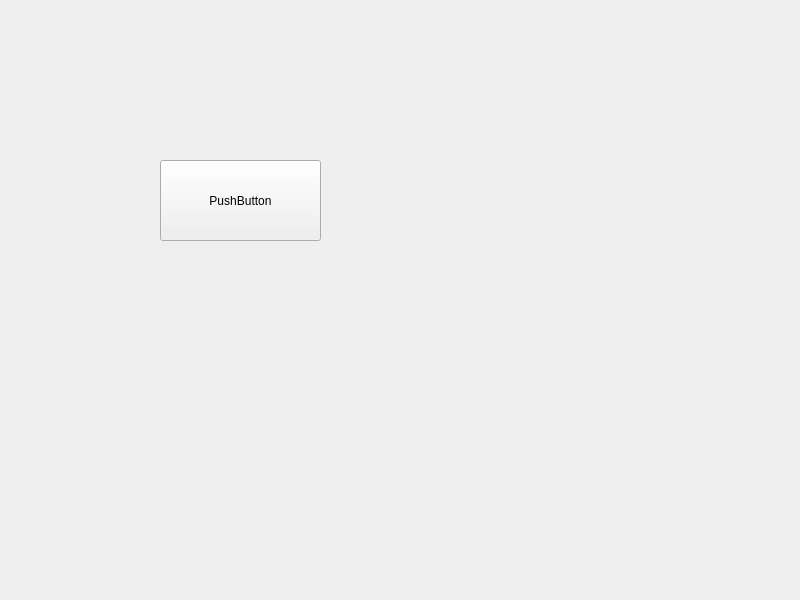
<?xml version="1.0" encoding="UTF-8"?>
<ui version="4.0">
 <class>Widget</class>
 <widget class="QWidget" name="Widget">
  <property name="geometry">
   <rect>
    <x>0</x>
    <y>0</y>
    <width>800</width>
    <height>600</height>
   </rect>
  </property>
  <property name="cursor">
   <cursorShape>ArrowCursor</cursorShape>
  </property>
  <property name="windowTitle">
   <string>Widget</string>
  </property>
  <widget class="QPushButton" name="pushButton">
   <property name="geometry">
    <rect>
     <x>160</x>
     <y>160</y>
     <width>161</width>
     <height>81</height>
    </rect>
   </property>
   <property name="cursor">
    <cursorShape>WaitCursor</cursorShape>
   </property>
   <property name="text">
    <string>PushButton</string>
   </property>
  </widget>
 </widget>
 <resources/>
 <connections/>
</ui>
